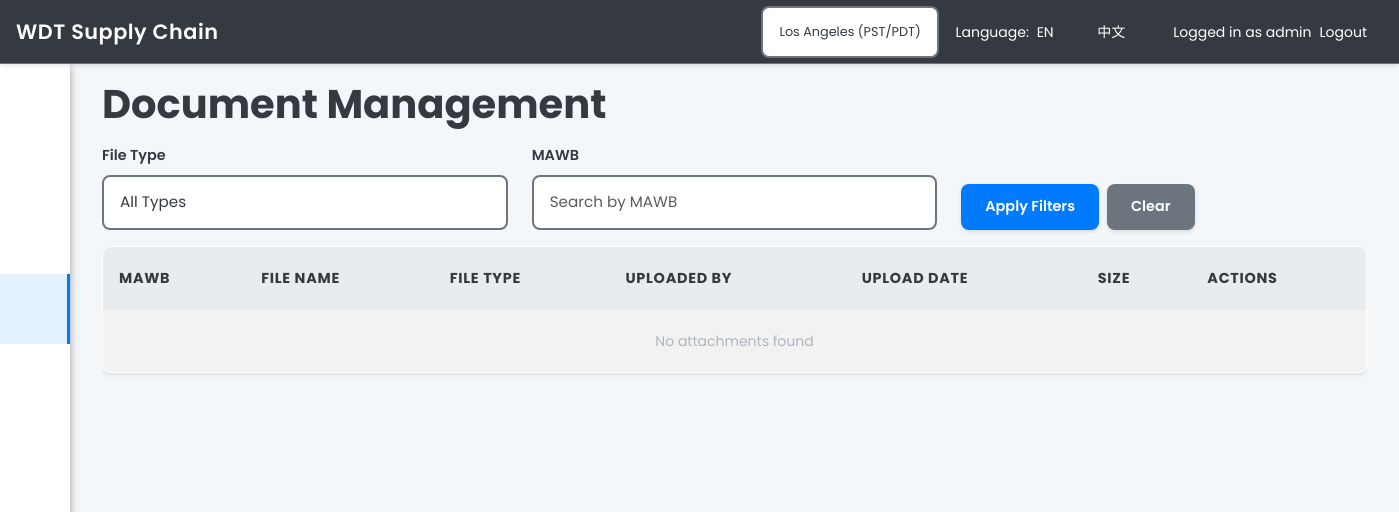
The page /attachments/ (signed in) on the database as committed earlier.
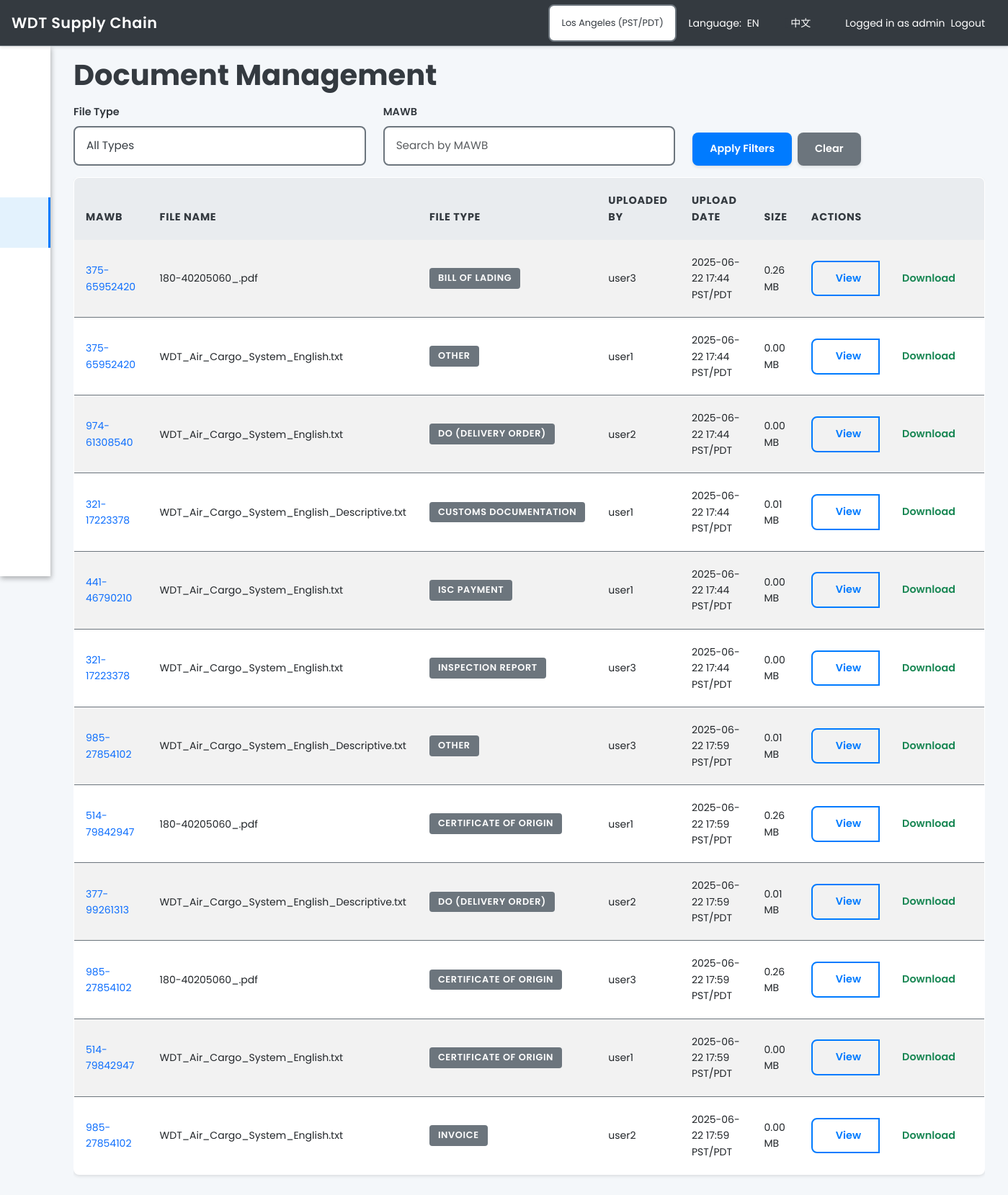
The same page on the database as committed later.
### models_new.py (models this page shows, shortened)
class User(UserMixin, db.Model):
    __tablename__ = "user"
    id             = db.Column(db.Integer, primary_key=True)
    username       = db.Column(db.String(64), unique=True, nullable=False)
    email          = db.Column(db.String(120), unique=True, nullable=False)
    password_hash  = db.Column(db.String(128), nullable=False)
    role_id        = db.Column(db.Integer, db.ForeignKey('role.id'))
    created_at     = db.Column(db.DateTime, default=datetime.utcnow)
    is_active      = db.Column(db.Boolean, default=True)
    assigned_cargos = db.relationship(
        'Cargo',
        secondary=responsible_association,
        back_populates='responsibles'
    )
    user_overrides = db.relationship('UserOverride', backref='user', lazy='dynamic')
    def has_permission(self, permission):
        if self.role and self.role.has_permission(permission):
            return True
        override = self.user_overrides.join(Feature).filter_by(key=permission).first()
        if override:
            return override.granted
        return False

class Attachment(db.Model):
    __tablename__ = "attachment"
    id          = db.Column(db.Integer, primary_key=True)
    cargo_id    = db.Column(db.Integer, db.ForeignKey('cargo.id'), nullable=False)
    filename    = db.Column(db.String(200), nullable=False)
    original_filename = db.Column(db.String(200), nullable=False)
    file_type   = db.Column(db.String(50))  # ISC Payment, DO, Inspection, etc.
    file_size   = db.Column(db.Integer)  # File size in bytes
    mime_type   = db.Column(db.String(100))
    uploader_id = db.Column(db.Integer, db.ForeignKey('user.id'))
    uploaded_at = db.Column(db.DateTime, default=datetime.utcnow)
    notes       = db.Column(db.String(200))
    is_archived = db.Column(db.Boolean, default=False)
    uploader = db.relationship('User', backref='uploaded_files')
    @staticmethod
    def get_file_types():
        return [
            'ISC Payment',
            'DO (Delivery Order)',
            'POD (Proof of Delivery)',
            'Inspection Report',
            'Customs Documentation',
            'Bill of Lading',
            'Invoice',
            'Packing List',
            'Certificate of Origin',
            'Other'
        ]

class Cargo(db.Model):
    __tablename__ = "cargo"
    id            = db.Column(db.Integer, primary_key=True)
    main_awb      = db.Column(db.String(100), unique=True, nullable=False)
    flight_no     = db.Column(db.String(50), nullable=True)
    eta           = db.Column(db.DateTime, nullable=True)
    lfd_date      = db.Column(db.DateTime, nullable=True)
    status        = db.Column(db.String(50), nullable=True)
    customer_name = db.Column(db.String(100), nullable=True)
    origin        = db.Column(db.String(100), nullable=True)
    destination   = db.Column(db.String(100), nullable=True)
    weight        = db.Column(db.Float, nullable=True)
    pieces        = db.Column(db.Integer, nullable=True)
    description   = db.Column(db.Text, nullable=True)
    special_handling = db.Column(db.Text, nullable=True)
    created_at    = db.Column(db.DateTime, default=datetime.utcnow)
    updated_at    = db.Column(db.DateTime, default=datetime.utcnow, onupdate=datetime.utcnow)
    is_archived   = db.Column(db.Boolean, default=False)
    responsibles = db.relationship(
        'User',
        secondary=responsible_association,
        back_populates='assigned_cargos'
    )
    attachments = db.relationship('Attachment', backref='cargo', lazy=True)
    bills       = db.relationship('Bill', backref='cargo', lazy=True)
    events      = db.relationship('EventLog', backref='cargo', lazy=True)
    emails      = db.relationship('EmailLog', backref='cargo', lazy=True)
    milestones  = db.relationship('StatusMilestone', backref='cargo', lazy=True, order_by='StatusMilestone.timestamp')

### routes/attachments.py (the view)
@bp.route('/')
@login_required
def attachments_list():
    timezone = session.get('timezone', 'America/Los_Angeles')
    file_types = Attachment.get_file_types()
    if current_user.has_permission('manage_users'):
        attachments = Attachment.query.all()
    else:
        attachments = Attachment.query.join(Cargo).filter(
            Cargo.responsibles.any(id=current_user.id)
        ).all()
    tz = pytz.timezone(timezone)
    for attachment in attachments:
        if attachment.uploaded_at:
            utc_time = pytz.utc.localize(attachment.uploaded_at)
            attachment.local_time = utc_time.astimezone(tz)
    return render_template('attachments_list.html',
                         attachments=attachments,
                         file_types=file_types)

### templates/attachments_list.html (shortened to what this page needs)
{% extends "layout.html" %}
{% block content %}
<h1>{{ _('Document Management') }}</h1>
<div class="row mb-3">
    <div class="col-md-4">
        <label for="fileTypeFilter" class="form-label">{{ _('File Type') }}</label>
        <select class="form-select" id="fileTypeFilter" onchange="applyFilters()">
            <option value="All" {% if selected_file_type == 'All' %}selected{% endif %}>{{ _('All Types') }}</option>
        </select>
    </div>
    <div class="col-md-4">
        <label for="mawbFilter" class="form-label">{{ _('MAWB') }}</label>
        <input type="text" class="form-control" id="mawbFilter" placeholder="{{ _('Search by MAWB') }}" value="{{ mawb_filter or '' }}" onchange="applyFilters()">
    </div>
    <div class="col-md-4 d-flex align-items-end">
        <button class="btn btn-primary" onclick="applyFilters()">{{ _('Apply Filters') }}</button>
        <a href="{{ url_for('attachments.attachments_list') }}" class="btn btn-secondary ms-2">{{ _('Clear') }}</a>
    </div>
</div>
<div class="table-responsive">
    <table class="table table-striped table-hover">
        <thead>
            <tr>
                <th>{{ _('MAWB') }}</th>
                <th>{{ _('File Name') }}</th>
                <th>{{ _('File Type') }}</th>
                <th>{{ _('Uploaded By') }}</th>
                <th>{{ _('Upload Date') }}</th>
                <th>{{ _('Size') }}</th>
                <th>{{ _('Actions') }}</th>
            </tr>
        </thead>
        <tbody>
            {% for attachment in attachments %}
            <tr>
                <td>
                    <a href="{{ url_for('cargo.cargo_detail', cargo_id=attachment.cargo.id) }}" class="text-decoration-none">
                        {{ attachment.cargo.main_awb }}
                    </a>
                </td>
                <td>{{ attachment.original_filename }}</td>
                <td>
                    <span class="badge bg-secondary">{{ attachment.file_type or 'Unknown' }}</span>
                </td>
                <td>{{ attachment.uploader.username if attachment.uploader else 'Unknown' }}</td>
                <td>{{ format_datetime_with_timezone(attachment.local_time) if attachment.local_time else format_datetime_with_timezone(attachment.uploaded_at) }}</td>
                <td>{{ "%.2f"|format(attachment.file_size / 1024 / 1024) }} MB</td>
                <td>
                    <div class="btn-group" role="group">
                        <a href="{{ url_for('static', filename='uploads/' + attachment.filename) }}" class="btn btn-sm btn-outline-primary" target="_blank">
                             {{ _('View') }}
                        </a>
                        <a href="{{ url_for('static', filename='uploads/' + attachment.filename) }}" class="btn btn-sm btn-outline-success" download>
                             {{ _('Download') }}
                        </a>
                    </div>
                </td>
            </tr>
            {% else %}
            <tr>
                <td colspan="7" class="text-center text-muted">{{ _('No attachments found') }}</td>
            </tr>
            {% endfor %}
        </tbody>
    </table>
</div>
{% endblock %}

### templates/layout.html (shortened to what this page needs)
<!DOCTYPE html>
<html lang="en">
<head>
    <link href="https://cdn.jsdelivr.net/npm/bootstrap@5.3.0/dist/css/bootstrap.min.css" rel="stylesheet">
    <link rel="stylesheet" href="https://cdnjs.cloudflare.com/ajax/libs/font-awesome/6.0.0/css/all.min.css">
    <link rel="stylesheet" href="https://cdnjs.cloudflare.com/ajax/libs/simple-line-icons/2.5.5/css/simple-line-icons.min.css">
    <link rel="stylesheet" href="{{ url_for('static', filename='css/style.css') }}">
    <link rel="stylesheet" href="{{ url_for('static', filename='css/quantum_able.css') }}">
</head>
<body class="sidebar-mini fixed{% if request.cookies.get('sidebarState', 'collapsed') == 'collapsed' %} sidebar-collapse{% endif %}" id="main-body">
    <nav class="navbar navbar-dark" style="position: fixed; top: 0; left: 0; right: 0; width: 100vw; height: 64px; z-index: 1050; background: #343A40; border-bottom: 1px solid #e0e0e0; box-shadow: 0 2px 4px rgba(0,0,0,0.1);">
        <div class="navbar-left-group" style="position: absolute; top: 0; left: 0; height: 64px; display: flex; align-items: center; z-index: 2;">
            <button type="button" class="company-name-btn btn btn-link" onclick="window.location.href='{{ url_for('dashboard.dashboard_home') }}'" style="color: #fff; font-weight: 600; font-size: 1.3rem; letter-spacing: 0.5px; text-shadow: 0 1px 2px rgba(0,0,0,0.1); font-family: 'Poppins', sans-serif; margin: 0; padding: 0 1rem; height: 64px; display: flex; align-items: center; white-space: nowrap; overflow: hidden; text-overflow: ellipsis; cursor: pointer; background: none; border: none;">{{ _('WDT Supply Chain') }}</button>
        </div>
        <div class="navbar-right-group" style="position: absolute; top: 0; right: 0; height: 64px; display: flex; align-items: center;">
            <div class="nav-item dropdown me-3" style="margin: 0 0.5rem 0 0;">
                <select class="form-select form-select-sm" id="globalTimezoneSelect" onchange="changeGlobalTimezone()" style="font-size: 0.8rem; width: auto; min-width: 150px;">
                    <option value="America/Los_Angeles" {% if session.get('timezone', 'America/Los_Angeles') == 'America/Los_Angeles' %}selected{% endif %}>Los Angeles (PST/PDT)</option>
                </select>
            </div>
            <div class="nav-item dropdown me-3" style="margin: 0 0.5rem 0 0;">
                <span class="navbar-text me-1" style="color: #fff;">{{ _('Language:') }}</span>
                <a class="nav-link d-inline" href="{{ url_for('set_locale', lang_code='en') }}" style="color: #fff;">EN</a> |
                <a class="nav-link d-inline" href="{{ url_for('set_locale', lang_code='zh') }}" style="color: #fff;">中文</a>
            </div>
            {% if current_user.is_authenticated %}
                <span class="navbar-text me-2" style="color: #fff;">{{ _('Logged in as') }} {{ current_user.username }}</span>
                <a class="nav-link" href="{{ url_for('users.logout') }}" style="color: #fff;">{{ _('Logout') }}</a>
            {% else %}
                <a class="nav-link" href="{{ url_for('users.login') }}" style="color: #fff;">{{ _('Login') }}</a>
            {% endif %}
        </div>
    </nav>
    <div class="d-flex">
        {% if current_user.is_authenticated %}
        <aside class="main-sidebar hidden-print">
            <section class="sidebar" id="sidebar-scroll">
                <ul class="sidebar-menu">
                    <li class="treeview {% if request.endpoint == 'dashboard.dashboard_home' %}active{% endif %}">
                        <a class="waves-effect waves-dark" href="{{ url_for('dashboard.dashboard_home') }}" data-title="Dashboard">
                            <i class="icon-home"></i><span>{{ _('Dashboard') }}</span>
                        </a>
                    </li>
                    <li class="treeview {% if request.endpoint and 'cargo' in request.endpoint %}active{% endif %}">
                        <a class="waves-effect waves-dark" href="{{ url_for('cargo.cargo_list') }}" data-title="Cargo Management">
                            <i class="icon-briefcase"></i><span>{{ _('Cargo Management') }}</span>
                        </a>
                    </li>
                    <li class="treeview {% if request.endpoint and 'bills' in request.endpoint %}active{% endif %}">
                        <a class="waves-effect waves-dark" href="{{ url_for('bills.bills_list') }}" data-title="Bills">
                            <i class="icon-list"></i><span>{{ _('Billing') }}</span>
                        </a>
                    </li>
                    <li class="treeview {% if request.endpoint and 'attachments' in request.endpoint %}active{% endif %}">
                        <a class="waves-effect waves-dark" href="{{ url_for('attachments.attachments_list') }}" data-title="Attachments">
                            <i class="icon-docs"></i><span>{{ _('Documents') }}</span>
                        </a>
                    </li>
                    {% if current_user.has_permission('send_emails') %}
                    <li class="treeview {% if request.endpoint and 'email_center' in request.endpoint %}active{% endif %}">
                        <a class="waves-effect waves-dark" href="{{ url_for('email_center.email_center') }}" data-title="Email Center">
                            <i class="icon-envelope"></i><span>{{ _('Email Center') }}</span>
                        </a>
                    </li>
                    {% endif %}
                    {% if current_user.has_permission('manage_users') %}
                    <li class="treeview {% if request.endpoint and 'users' in request.endpoint %}active{% endif %}">
                        <a class="waves-effect waves-dark" href="{{ url_for('users.user_management') }}" data-title="User & Role Mgmt">
                            <i class="icon-people"></i><span>{{ _('User & Role Mgmt') }}</span>
                        </a>
                    </li>
                    {% endif %}
                </ul>
            </section>
        </aside>
        <div id="content-wrapper" class="flex-grow-1">
        {% else %}
        <div id="content-wrapper" class="flex-grow-1" style="margin-left: 0;">
        {% endif %}
            <main role="main" class="container-fluid">
                {% block content %}{% endblock %}
            </main>
        </div>
    </div>
</body>
</html>

Rows that differ between the two databases and show on the page:
added Attachment: cargo.main_awb "375-65952420", original_filename "180-40205060_.pdf", file_type "BILL OF LADING", uploader "user3", local_time "2025-06-22 17:44 PST/PDT", attachment.file_size/1024/1024 "0.26"
added Attachment: cargo.main_awb "375-65952420", original_filename "WDT_Air_Cargo_System_English.txt", file_type "OTHER", uploader "user1", local_time "2025-06-22 17:44 PST/PDT", attachment.file_size/1024/1024 "0.00"
added Attachment: cargo.main_awb "974-61308540", original_filename "WDT_Air_Cargo_System_English.txt", file_type "DO (DELIVERY ORDER)", uploader "user2", local_time "2025-06-22 17:44 PST/PDT", attachment.file_size/1024/1024 "0.00"
added Attachment: cargo.main_awb "321-17223378", original_filename "WDT_Air_Cargo_System_English_Descriptive.txt", file_type "CUSTOMS DOCUMENTATION", uploader "user1", local_time "2025-06-22 17:44 PST/PDT", attachment.file_size/1024/1024 "0.01"
added Attachment: cargo.main_awb "441-46790210", original_filename "WDT_Air_Cargo_System_English.txt", file_type "ISC PAYMENT", uploader "user1", local_time "2025-06-22 17:44 PST/PDT", attachment.file_size/1024/1024 "0.00"
added Attachment: cargo.main_awb "321-17223378", original_filename "WDT_Air_Cargo_System_English.txt", file_type "INSPECTION REPORT", uploader "user3", local_time "2025-06-22 17:44 PST/PDT", attachment.file_size/1024/1024 "0.00"
added Attachment: cargo.main_awb "985-27854102", original_filename "WDT_Air_Cargo_System_English_Descriptive.txt", file_type "OTHER", uploader "user3", local_time "2025-06-22 17:59 PST/PDT", attachment.file_size/1024/1024 "0.01"
added Attachment: cargo.main_awb "514-79842947", original_filename "180-40205060_.pdf", file_type "CERTIFICATE OF ORIGIN", uploader "user1", local_time "2025-06-22 17:59 PST/PDT", attachment.file_size/1024/1024 "0.26"
added Attachment: cargo.main_awb "377-99261313", original_filename "WDT_Air_Cargo_System_English_Descriptive.txt", file_type "DO (DELIVERY ORDER)", uploader "user2", local_time "2025-06-22 17:59 PST/PDT", attachment.file_size/1024/1024 "0.01"
added Attachment: cargo.main_awb "985-27854102", original_filename "180-40205060_.pdf", file_type "CERTIFICATE OF ORIGIN", uploader "user3", local_time "2025-06-22 17:59 PST/PDT", attachment.file_size/1024/1024 "0.26"
added Attachment: cargo.main_awb "514-79842947", original_filename "WDT_Air_Cargo_System_English.txt", file_type "CERTIFICATE OF ORIGIN", uploader "user1", local_time "2025-06-22 17:59 PST/PDT", attachment.file_size/1024/1024 "0.00"
added Attachment: cargo.main_awb "985-27854102", original_filename "WDT_Air_Cargo_System_English.txt", file_type "INVOICE", uploader "user2", local_time "2025-06-22 17:59 PST/PDT", attachment.file_size/1024/1024 "0.00"
Other text that changed with them:
text no longer shown: "No attachments found"
